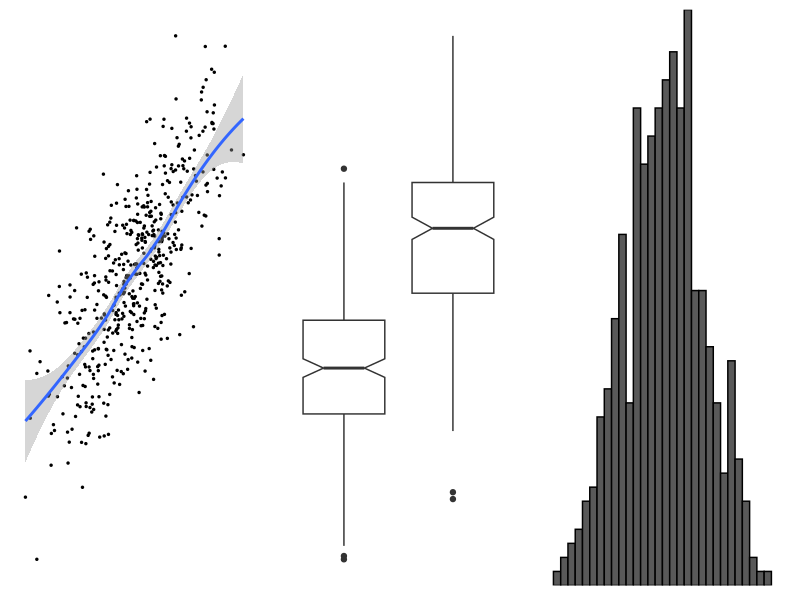

Source code (R):
library(tidyverse)
library(cowplot)

# ggplot theme ------------------------------------------------------------
theme_set(
  theme_bw(base_size=14) +
    # Further modify the the theme
    theme(
     # axis.line    = element_line(), 
      axis.text    = element_blank(),
      axis.ticks   = element_blank(), 
      axis.title.x = element_blank(),
      axis.title.y = element_blank(),
      panel.grid   = element_blank(),
      panel.spacing = unit(1, "lines"),
      panel.border = element_blank(),
      plot.title   = element_text(hjust = .5)
    )
)

my_data <- tibble(
  x  = rnorm(500),
  y1 = x + rnorm(500),
  g  = rbinom(500,1,.5),
  y2 = y1 + 3*(g) + rnorm(500) 
)

scatter <- 
  my_data %>% 
  ggplot(aes(x,y1)) +
  geom_point(size = .5) +
  geom_smooth()

boxplot <- 
  my_data %>% 
  ggplot() +
  geom_boxplot(aes(as.factor(g), y2), notch = T)

histo <- 
  my_data %>% 
  ggplot() +
  geom_histogram(aes(x), color = "black") +
  scale_y_continuous(expand = c(0,0))

autos.data <- arima.sim(n = 500, model = list(order = c(1,0,1), ar = .8, ma = -.5), mean = 0, sd = 1) %>% 
  as.ts() %>% 
  acf(plot = F,lag.max = 100)

autos <- autos.data$acf %>% 
  as.data.frame() %>% 
  rownames_to_column(var = "time") %>% 
  mutate(time = as.numeric(time)) %>% 
  filter(time>1) %>% 
  ggplot(aes(time, V1)) +
  geom_hline(aes(yintercept = 0), size = .25) +
  geom_segment(aes(x = time, xend = time, y = 0, yend = V1)) +
  geom_point(size = .75) +
  theme(axis.line.x = element_blank())

visuals <- ggdraw() + 
  draw_plot(scatter, x = .00, y = 0, width = 0.33, height = 1) +
  draw_plot(boxplot, x = .33, y = 0, width = 0.33, height = 1) +
  draw_plot(histo,   x = .66, y = 0, width = 0.33, height = 1)

ggsave(visuals, filename = "content/portfolio/thumbs/viz.jpg", width = 4, height = 2, dpi = "retina")
